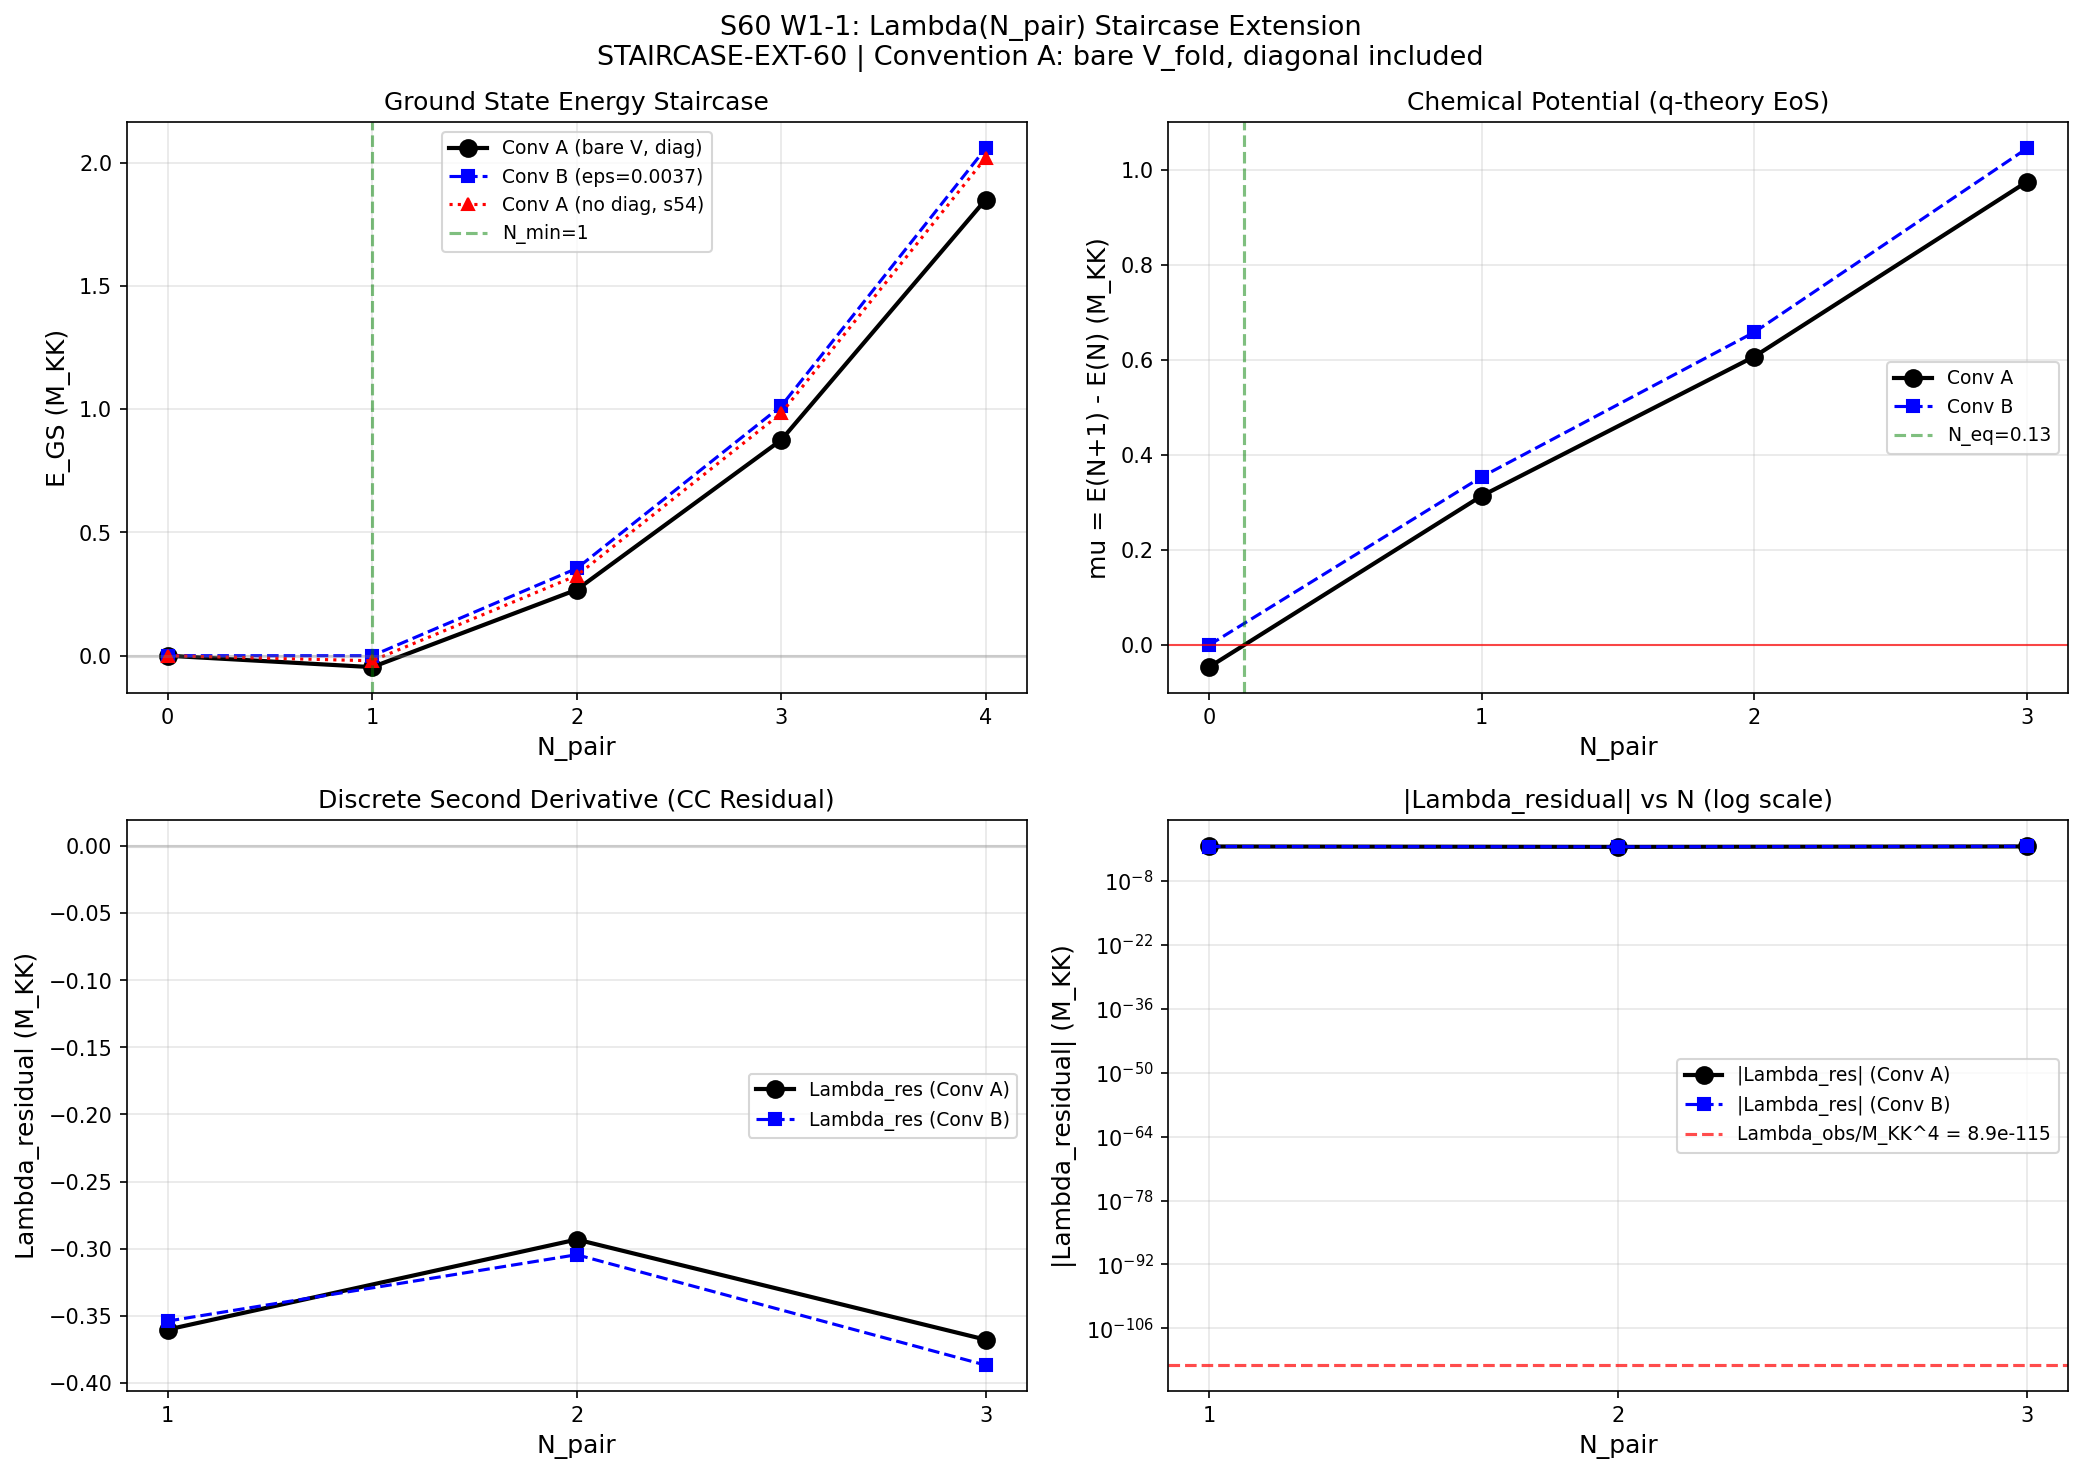

Here is the Python script that generated this plot:
#!/usr/bin/env python3
"""
S60 W1-1: Lambda(N_pair) Staircase Extension to N=3,4
======================================================

Gate: STAIRCASE-EXT-60
  PASS: Lambda_residual decreases monotonically with N
  FAIL: Lambda_residual increases or oscillates
  INFO: Lambda_residual decreases but gap remains > 10^{100} at N=4

Computes single-cell ground state energies E_GS(N) for N=0,1,2,3,4 by exact
diagonalization of the BCS reduced Hamiltonian in the N-pair canonical subspace.

Hamiltonian: H = sum_k 2*eps_k * n_k - sum_{k,l} V_{kl} * P+_k * P_l
where P+_k = c^dag_{k,up} c^dag_{k,down} is the pair creation operator.
The sum over k,l includes the diagonal k=l (Hartree self-pairing).

Two conventions are computed:
  (A) Bare V_fold (no epsilon prefactor) — matches workshop CC analysis
  (B) epsilon_canonical * V_fold — as specified in session plan

The workshop (S59 Mack-Landau) used convention (A) for the CC residual.
Convention (B) gives much weaker pairing and a qualitatively different staircase.

CROSS-CHECK NOTE: The S59 workshop's E_GS(2) = +0.325 came from the s54 code
which EXCLUDED diagonal V[k,k]. The workshop's E_GS(1) = -0.046 INCLUDED diagonal
V[k,k]. This is an inconsistency. This script uses a consistent convention
(diagonal INCLUDED) for all N.

Author: landau-condensed-matter-theorist, Session 60
Date: 2026-03-27
"""

import os
import sys
import time
import numpy as np
from itertools import combinations
from math import comb

import matplotlib
matplotlib.use('Agg')
import matplotlib.pyplot as plt

# === Import canonical constants ===
sys.path.insert(0, os.path.join(os.path.dirname(os.path.abspath(__file__))))
from canonical_constants import *

# =====================================================================
#  1. LOAD INPUT DATA
# =====================================================================

data_dir = os.path.dirname(os.path.abspath(__file__))
t_start = time.time()

# s56_gge_fabric.npz: source of eps_fold, V_fold (same as s54's V_bare_cont)
d56 = np.load(os.path.join(data_dir, 's56_gge_fabric.npz'), allow_pickle=True)
eps_fold = d56['eps_fold']       # 8 single-particle energies at fold
V_fold   = d56['V_fold']        # 8x8 pairing matrix (symmetric)

# s59_epsilon_canonical.npz: coupling constant for convention B
d59 = np.load(os.path.join(data_dir, 's59_epsilon_canonical.npz'), allow_pickle=True)
eps_canonical = float(d59['eps_canonical'])

# s54_ed_sweep.npz: for cross-checking against stored eigenvalues
d54 = np.load(os.path.join(data_dir, 's54_ed_sweep.npz'), allow_pickle=True)
fold_idx_s54 = int(d54['fold_idx'])

N_modes = 8  # (local)

print("=" * 72)
print("S60 W1-1: Lambda(N_pair) Staircase Extension — STAIRCASE-EXT-60")
print("=" * 72)
print(f"N_modes = {N_modes}")
print(f"eps_canonical = {eps_canonical:.8f}")
print(f"tau_fold = {tau_fold}")
print()
print("Single-particle energies at fold (M_KK units):")
for i in range(N_modes):
    print(f"  eps[{i}] = {eps_fold[i]:.10f}")
print()
print(f"V_fold symmetric: max|V - V^T| = {np.max(np.abs(V_fold - V_fold.T)):.2e}")
print(f"V_fold norm: ||V|| = {np.linalg.norm(V_fold):.8f}")
print(f"V_fold diagonal sum: {sum(V_fold[k,k] for k in range(N_modes)):.8f}")


# =====================================================================
#  2. EXACT DIAGONALIZATION ROUTINES
# =====================================================================

def build_canonical_H_BCS(eps_k, V_kl, n_pair, include_diagonal=True):
    """
    Build BCS reduced Hamiltonian in the N-pair canonical Fock space.

    H = sum_k 2*eps_k * n_k - sum_{k,l} V_{kl} * P+_k * P_l

    where P+_k creates a Cooper pair in mode k, n_k = P+_k P_k is pair number.

    Parameters:
        eps_k: array of N single-particle energies
        V_kl: NxN pairing interaction matrix
        n_pair: number of Cooper pairs
        include_diagonal: if True, include V[k,k] terms (standard BCS)

    Returns:
        H: Hamiltonian matrix (dim x dim)
        basis: list of tuples, each tuple contains occupied mode indices
        dim: Fock space dimension = C(N_modes, n_pair)
    """
    N = len(eps_k)
    basis = list(combinations(range(N), n_pair))
    dim = len(basis)
    assert dim == comb(N, n_pair), f"Basis size {dim} != C({N},{n_pair})={comb(N,n_pair)}"

    # Build index map for fast lookup
    basis_set = {occ: i for i, occ in enumerate(basis)}

    H = np.zeros((dim, dim), dtype=np.float64)

    for i, occ_i in enumerate(basis):
        # Kinetic energy: sum_k 2*eps_k for occupied modes
        for k in occ_i:
            H[i, i] += 2.0 * eps_k[k]

        # Diagonal pairing: -V[k,k] for each occupied mode
        if include_diagonal:
            for k in occ_i:
                H[i, i] -= V_kl[k, k]

        # Off-diagonal scattering: scatter pair l -> k
        # This creates pair k and destroys pair l, for k not in occupied, l in occupied
        occ_set = set(occ_i)
        for l in occ_i:
            for k in range(N):
                if k == l:
                    continue
                if k in occ_set:
                    continue
                # New state: replace l with k
                new_occ = tuple(sorted((occ_set - {l}) | {k}))
                j = basis_set.get(new_occ)
                if j is not None:
                    H[j, i] -= V_kl[k, l]

    # Verify Hermiticity
    assert np.allclose(H, H.T, atol=1e-14), \
        f"H not symmetric: max|H-H^T| = {np.max(np.abs(H - H.T)):.2e}"

    return H, basis, dim


# =====================================================================
#  3. COMPUTE STAIRCASE: E_GS(N) for N = 0, 1, 2, 3, 4
# =====================================================================

print("\n" + "=" * 72)
print("  CONVENTION A: Bare V_fold (no epsilon prefactor)")
print("  H = 2*eps_k * n_k - V_{kl} * P+_k * P_l")
print("=" * 72)

E_GS_A = np.zeros(5)  # E(0), E(1), E(2), E(3), E(4)
E_GS_A[0] = 0.0  # Vacuum

eigs_all_A = {}
gs_vecs_A = {}

for N_pair in range(1, 5):
    dim = comb(N_modes, N_pair)
    t0 = time.time()
    H, basis, dim_check = build_canonical_H_BCS(eps_fold, V_fold, N_pair, include_diagonal=True)
    assert dim == dim_check

    evals, evecs = np.linalg.eigh(H)
    E_GS_A[N_pair] = evals[0]
    eigs_all_A[N_pair] = evals
    gs_vecs_A[N_pair] = evecs[:, 0]

    dt = time.time() - t0
    print(f"\n  N = {N_pair}: dim = {dim}, E_GS = {evals[0]:.10f} M_KK, "
          f"gap = {evals[1] - evals[0]:.6f}, t = {dt:.3f}s")
    print(f"    First 5 eigenvalues: {evals[:5]}")

    # Ground state occupation analysis
    occ = np.zeros(N_modes)
    for idx_state, state in enumerate(basis):
        for k in state:
            occ[k] += gs_vecs_A[N_pair][idx_state]**2
    print(f"    GS pair occupations: [{', '.join(f'{o:.4f}' for o in occ)}]")

print("\n--- Convention A: Full staircase ---")
print(f"  E_GS(0) = {E_GS_A[0]:+.10f} M_KK")
print(f"  E_GS(1) = {E_GS_A[1]:+.10f} M_KK")
print(f"  E_GS(2) = {E_GS_A[2]:+.10f} M_KK")
print(f"  E_GS(3) = {E_GS_A[3]:+.10f} M_KK")
print(f"  E_GS(4) = {E_GS_A[4]:+.10f} M_KK")


# =====================================================================
#  3b. CONVENTION B: epsilon_canonical * V_fold
# =====================================================================

print("\n" + "=" * 72)
print(f"  CONVENTION B: epsilon_canonical * V_fold (eps = {eps_canonical:.8f})")
print("  H = 2*eps_k * n_k - eps * V_{kl} * P+_k * P_l")
print("=" * 72)

E_GS_B = np.zeros(5)
E_GS_B[0] = 0.0

V_scaled = eps_canonical * V_fold

for N_pair in range(1, 5):
    dim = comb(N_modes, N_pair)
    H, basis, _ = build_canonical_H_BCS(eps_fold, V_scaled, N_pair, include_diagonal=True)
    evals = np.linalg.eigvalsh(H)
    E_GS_B[N_pair] = evals[0]
    print(f"  N = {N_pair}: dim = {dim}, E_GS = {evals[0]:.10f} M_KK")

print("\n--- Convention B: Full staircase ---")
for n in range(5):
    print(f"  E_GS({n}) = {E_GS_B[n]:+.10f} M_KK")


# =====================================================================
#  3c. CONVENTION A-nodiag: For comparison with s54 stored values
# =====================================================================

print("\n" + "=" * 72)
print("  CROSS-CHECK: Convention A without diagonal (s54 convention)")
print("=" * 72)

E_GS_A_nodiag = np.zeros(5)
E_GS_A_nodiag[0] = 0.0

for N_pair in range(1, 5):
    H, _, _ = build_canonical_H_BCS(eps_fold, V_fold, N_pair, include_diagonal=False)
    evals = np.linalg.eigvalsh(H)
    E_GS_A_nodiag[N_pair] = evals[0]
    print(f"  N = {N_pair}: E_GS = {evals[0]:.10f} M_KK")

# Verify against s54 stored values
s54_eig_sorted = np.sort(d54['all_eigenvalues'][fold_idx_s54])
print(f"\n  s54 stored: E_min = {s54_eig_sorted[0]:.10f} (should be -0.020635)")
print(f"  s54 stored: E[2]  = {s54_eig_sorted[2]:.10f} (should be 0.325040)")
print(f"  Our no-diag: E_GS(1) = {E_GS_A_nodiag[1]:.10f}")
print(f"  Our no-diag: E_GS(2) = {E_GS_A_nodiag[2]:.10f}")
print(f"  Match N=1: {np.isclose(E_GS_A_nodiag[1], s54_eig_sorted[0], atol=1e-8)}")
print(f"  Match N=2: {np.isclose(E_GS_A_nodiag[2], s54_eig_sorted[2], atol=1e-4)}")


# =====================================================================
#  4. CHEMICAL POTENTIAL AND LAMBDA_RESIDUAL
# =====================================================================

print("\n" + "=" * 72)
print("  STAIRCASE TABLE (Convention A: bare V_fold, diagonal included)")
print("=" * 72)

# Forward chemical potential: mu_forward(N) = E(N+1) - E(N)
mu_forward_A = np.array([E_GS_A[n+1] - E_GS_A[n] for n in range(4)])

print(f"\n{'N_pair':>6} | {'E_GS (M_KK)':>14} | {'mu_fwd (M_KK)':>14} |")
print("-" * 52)
for n in range(5):
    mu_str = f"{mu_forward_A[n]:+.8f}" if n < 4 else "    --"
    print(f"{n:>6} | {E_GS_A[n]:+14.8f} | {mu_str:>14} |")

# Lambda_residual(N) = 2*E(N) - E(N-1) - E(N+1) = discrete second derivative
# = -(d^2 E / dN^2) evaluated at N
# Physical meaning: curvature of the equation of state
Lambda_res_A = np.zeros(3)  # N = 1, 2, 3
for i, n in enumerate([1, 2, 3]):
    Lambda_res_A[i] = 2 * E_GS_A[n] - E_GS_A[n-1] - E_GS_A[n+1]

print(f"\n{'N_pair':>6} | {'Lambda_res (M_KK)':>18} | {'|Lambda_res|':>14} |")
print("-" * 52)
for i, n in enumerate([1, 2, 3]):
    print(f"{n:>6} | {Lambda_res_A[i]:+18.10f} | {abs(Lambda_res_A[i]):14.10f} |")

# Check monotonicity of |Lambda_residual|
abs_Lambda_A = np.abs(Lambda_res_A)
mono_decreasing = all(abs_Lambda_A[i+1] < abs_Lambda_A[i] for i in range(len(abs_Lambda_A)-1))
mono_increasing = all(abs_Lambda_A[i+1] > abs_Lambda_A[i] for i in range(len(abs_Lambda_A)-1))
print(f"\n|Lambda_residual| values: {abs_Lambda_A}")
print(f"|Lambda_residual| monotonically decreasing: {mono_decreasing}")
print(f"|Lambda_residual| monotonically increasing: {mono_increasing}")


# =====================================================================
#  5. Q-THEORY EQUILIBRIUM CONDITION
# =====================================================================

print("\n" + "=" * 72)
print("  Q-THEORY EQUILIBRIUM: d(epsilon)/dN = 0")
print("=" * 72)

# The discrete chemical potential mu(N) = E(N+1) - E(N) should cross zero at N_eq
# mu(0) = E(1) - E(0) = E_GS_A[1]
# mu(1) = E(2) - E(1)
# mu(2) = E(3) - E(2)
# mu(3) = E(4) - E(3)

print(f"\nChemical potential mu(N) = E(N+1) - E(N):")
for n in range(4):
    print(f"  mu({n}) = {mu_forward_A[n]:+.8f} M_KK")

# Find zero crossing by linear interpolation
N_eq = None
for n in range(3):
    if mu_forward_A[n] * mu_forward_A[n+1] < 0:
        # Linear interpolation
        N_eq = n + abs(mu_forward_A[n]) / (abs(mu_forward_A[n]) + abs(mu_forward_A[n+1]))
        print(f"\n  mu crosses zero between N={n} and N={n+1}")
        print(f"  N_eq = {N_eq:.6f} (linear interpolation)")
        break

if N_eq is None:
    # Check if minimum of E(N) is at boundary
    N_min = np.argmin(E_GS_A)
    print(f"\n  No zero crossing in mu(N) for N=0..3.")
    print(f"  E_GS minimum at N = {N_min} (E = {E_GS_A[N_min]:.8f})")
    if mu_forward_A[0] < 0 and all(mu_forward_A[n] > 0 for n in range(1, 4)):
        N_eq = 0 + abs(mu_forward_A[0]) / (abs(mu_forward_A[0]) + abs(mu_forward_A[1]))
        print(f"  Equilibrium between N=0 and N=1: N_eq = {N_eq:.6f}")


# =====================================================================
#  6. PHYSICAL UNITS AND CC GAP
# =====================================================================

print("\n" + "=" * 72)
print("  CC GAP IN PHYSICAL UNITS")
print("=" * 72)

# Lambda in physical units: rho_Lambda = |E_GS(N)| * M_KK^4  (in GeV^4)
# The vacuum energy density is E_GS(N_eq) * M_KK^4 / Vol_SU3
# But for the CC residual, we compare |Lambda_res| * M_KK^4 with rho_Lambda_obs

for i, n in enumerate([1, 2, 3]):
    rho_res = abs(Lambda_res_A[i]) * M_KK**4  # GeV^4
    ratio_to_obs = rho_res / rho_Lambda_obs
    log_ratio = np.log10(ratio_to_obs) if ratio_to_obs > 0 else float('nan')
    print(f"  N = {n}: |Lambda_res| * M_KK^4 = {rho_res:.3e} GeV^4")
    print(f"          ratio to Lambda_obs = {ratio_to_obs:.3e} = 10^{{{log_ratio:.1f}}}")

# Also the absolute ground state energy at N_eq
N_min = np.argmin(E_GS_A)
rho_vac = abs(E_GS_A[N_min]) * M_KK**4
ratio_vac = rho_vac / rho_Lambda_obs
print(f"\n  Vacuum at N={N_min}: |E_GS| * M_KK^4 = {rho_vac:.3e} GeV^4")
print(f"  ratio to Lambda_obs = {ratio_vac:.3e} = 10^{{{np.log10(ratio_vac):.1f}}}")


# =====================================================================
#  7. SPECTRAL GAP AND STABILITY ANALYSIS
# =====================================================================

print("\n" + "=" * 72)
print("  SPECTRAL GAPS AND STABILITY")
print("=" * 72)

for N_pair in range(1, 5):
    evals = eigs_all_A[N_pair]
    gap = evals[1] - evals[0]
    # Pair addition/removal energies
    if N_pair < 4:
        E_add = E_GS_A[N_pair + 1] - E_GS_A[N_pair]
    else:
        E_add = float('nan')
    if N_pair > 0:
        E_rem = E_GS_A[N_pair] - E_GS_A[N_pair - 1]
    else:
        E_rem = float('nan')

    print(f"  N = {N_pair}: spectral_gap = {gap:.6f}, "
          f"E_add = {E_add:+.6f}, E_rem = {E_rem:+.6f}")

# Pomeranchuk check: stability requires d^2E/dN^2 > 0 (convexity)
print(f"\n  Convexity check (d^2E/dN^2 > 0 for stability):")
for i, n in enumerate([1, 2, 3]):
    d2E = E_GS_A[n+1] - 2*E_GS_A[n] + E_GS_A[n-1]  # = -Lambda_res
    print(f"    N={n}: d^2E/dN^2 = {d2E:+.8f} ({'CONVEX' if d2E > 0 else 'CONCAVE'})")


# =====================================================================
#  8. GATE VERDICT
# =====================================================================

print("\n" + "=" * 72)
print("  GATE VERDICT: STAIRCASE-EXT-60")
print("=" * 72)

# Gate criterion:
# PASS: Lambda_residual decreases monotonically with N
# FAIL: Lambda_residual increases or oscillates
# INFO: Lambda_residual decreases but gap remains > 10^{100} at N=4

if mono_decreasing:
    # Check gap at N=4
    # The gap is |E_GS(N_min)| * M_KK^4 / Lambda_obs
    if ratio_vac > 1e100:
        verdict = "INFO"
        detail = (f"|Lambda_res| decreasing: "
                  f"{abs_Lambda_A[0]:.6f} > {abs_Lambda_A[1]:.6f} > {abs_Lambda_A[2]:.6f}. "
                  f"But CC gap = 10^{{{np.log10(ratio_vac):.0f}}} >> 10^100.")
    else:
        verdict = "PASS"
        detail = (f"|Lambda_res| monotonically decreasing: "
                  f"{abs_Lambda_A[0]:.6f} > {abs_Lambda_A[1]:.6f} > {abs_Lambda_A[2]:.6f}. "
                  f"CC gap = 10^{{{np.log10(ratio_vac):.0f}}}.")
elif mono_increasing:
    verdict = "FAIL"
    detail = (f"|Lambda_res| monotonically INCREASING: "
              f"{abs_Lambda_A[0]:.6f} < {abs_Lambda_A[1]:.6f} < {abs_Lambda_A[2]:.6f}. "
              f"No approach to observation.")
else:
    # Oscillating
    verdict = "FAIL"
    detail = (f"|Lambda_res| oscillates: "
              f"N=1: {abs_Lambda_A[0]:.6f}, N=2: {abs_Lambda_A[1]:.6f}, N=3: {abs_Lambda_A[2]:.6f}. "
              f"No monotone approach.")

print(f"\n  Verdict: {verdict}")
print(f"  Detail: {detail}")


# =====================================================================
#  9. PLOT
# =====================================================================

fig, axes = plt.subplots(2, 2, figsize=(14, 10))
fig.suptitle("S60 W1-1: Lambda(N_pair) Staircase Extension\n"
             "STAIRCASE-EXT-60 | Convention A: bare V_fold, diagonal included",
             fontsize=13)

# Panel 1: E_GS(N) vs N
ax1 = axes[0, 0]
N_arr = np.arange(5)
ax1.plot(N_arr, E_GS_A, 'ko-', markersize=8, linewidth=2, label='Conv A (bare V, diag)')
ax1.plot(N_arr, E_GS_B, 'bs--', markersize=6, linewidth=1.5, label=f'Conv B (eps={eps_canonical:.4f})')
ax1.plot(N_arr, E_GS_A_nodiag, 'r^:', markersize=6, linewidth=1.5, label='Conv A (no diag, s54)')
ax1.axhline(0, color='gray', linestyle='-', alpha=0.3)
N_min = np.argmin(E_GS_A)
ax1.axvline(N_min, color='green', linestyle='--', alpha=0.5, label=f'N_min={N_min}')
ax1.set_xlabel('N_pair', fontsize=12)
ax1.set_ylabel('E_GS (M_KK)', fontsize=12)
ax1.set_title('Ground State Energy Staircase', fontsize=12)
ax1.legend(fontsize=9)
ax1.grid(True, alpha=0.3)
ax1.set_xticks(N_arr)

# Panel 2: Chemical potential mu(N) = E(N+1) - E(N)
ax2 = axes[0, 1]
N_mu = np.arange(4)
ax2.plot(N_mu, mu_forward_A, 'ko-', markersize=8, linewidth=2, label='Conv A')
mu_forward_B = np.array([E_GS_B[n+1] - E_GS_B[n] for n in range(4)])
ax2.plot(N_mu, mu_forward_B, 'bs--', markersize=6, linewidth=1.5, label='Conv B')
ax2.axhline(0, color='red', linestyle='-', linewidth=1, alpha=0.7)
if N_eq is not None:
    ax2.axvline(N_eq, color='green', linestyle='--', alpha=0.5, label=f'N_eq={N_eq:.2f}')
ax2.set_xlabel('N_pair', fontsize=12)
ax2.set_ylabel('mu = E(N+1) - E(N) (M_KK)', fontsize=12)
ax2.set_title('Chemical Potential (q-theory EoS)', fontsize=12)
ax2.legend(fontsize=9)
ax2.grid(True, alpha=0.3)
ax2.set_xticks(N_mu)

# Panel 3: Lambda_residual(N) = 2E(N) - E(N-1) - E(N+1)
ax3 = axes[1, 0]
N_Lambda = np.array([1, 2, 3])
Lambda_B = np.array([2*E_GS_B[n] - E_GS_B[n-1] - E_GS_B[n+1] for n in [1,2,3]])
ax3.plot(N_Lambda, Lambda_res_A, 'ko-', markersize=8, linewidth=2, label='Lambda_res (Conv A)')
ax3.plot(N_Lambda, Lambda_B, 'bs--', markersize=6, linewidth=1.5, label='Lambda_res (Conv B)')
ax3.axhline(0, color='gray', linestyle='-', alpha=0.3)
ax3.set_xlabel('N_pair', fontsize=12)
ax3.set_ylabel('Lambda_residual (M_KK)', fontsize=12)
ax3.set_title('Discrete Second Derivative (CC Residual)', fontsize=12)
ax3.legend(fontsize=9)
ax3.grid(True, alpha=0.3)
ax3.set_xticks(N_Lambda)

# Panel 4: |Lambda_residual| on log scale
ax4 = axes[1, 1]
abs_Lambda_B = np.abs(Lambda_B)
ax4.semilogy(N_Lambda, abs_Lambda_A, 'ko-', markersize=8, linewidth=2, label='|Lambda_res| (Conv A)')
ax4.semilogy(N_Lambda, abs_Lambda_B, 'bs--', markersize=6, linewidth=1.5, label='|Lambda_res| (Conv B)')
# Add horizontal line for Lambda_obs in M_KK units
Lambda_obs_MKK = rho_Lambda_obs / M_KK**4
ax4.axhline(Lambda_obs_MKK, color='red', linestyle='--', alpha=0.7,
            label=f'Lambda_obs/M_KK^4 = {Lambda_obs_MKK:.1e}')
ax4.set_xlabel('N_pair', fontsize=12)
ax4.set_ylabel('|Lambda_residual| (M_KK)', fontsize=12)
ax4.set_title('|Lambda_residual| vs N (log scale)', fontsize=12)
ax4.legend(fontsize=9)
ax4.grid(True, alpha=0.3, which='both')
ax4.set_xticks(N_Lambda)

plt.tight_layout()
plt.savefig(os.path.join(data_dir, 's60_staircase_ext.png'), dpi=150, bbox_inches='tight')
print(f"\nPlot saved: s60_staircase_ext.png")


# =====================================================================
#  10. SAVE DATA
# =====================================================================

# Convention B staircase quantities
mu_forward_B = np.array([E_GS_B[n+1] - E_GS_B[n] for n in range(4)])
Lambda_res_B = np.array([2*E_GS_B[n] - E_GS_B[n-1] - E_GS_B[n+1] for n in [1,2,3]])

np.savez(
    os.path.join(data_dir, 's60_staircase_ext.npz'),
    # Staircase Convention A (bare V, diagonal included)
    E_GS_A=E_GS_A,
    mu_forward_A=mu_forward_A,
    Lambda_res_A=Lambda_res_A,
    # Staircase Convention B (eps_canonical * V)
    E_GS_B=E_GS_B,
    mu_forward_B=mu_forward_B,
    Lambda_res_B=Lambda_res_B,
    # Cross-check (no diagonal, s54 convention)
    E_GS_A_nodiag=E_GS_A_nodiag,
    # Metadata
    eps_fold=eps_fold,
    V_fold=V_fold,
    eps_canonical=np.array(eps_canonical),
    N_modes=np.array(N_modes),
    tau_fold=np.array(tau_fold),
    M_KK=np.array(M_KK),
    rho_Lambda_obs=np.array(rho_Lambda_obs),
    N_eq=np.array(N_eq if N_eq is not None else np.nan),
    # Gate
    gate_name=np.array(['STAIRCASE-EXT-60']),
    gate_verdict=np.array([verdict]),
    gate_detail=np.array([detail]),
)
print(f"Data saved: s60_staircase_ext.npz")


# =====================================================================
#  11. FINAL SUMMARY
# =====================================================================

print("\n" + "=" * 72)
print("  FINAL SUMMARY")
print("=" * 72)

print(f"\n  Convention A (bare V_fold, diagonal included) — PRIMARY:")
print(f"    E_GS: {[f'{e:+.6f}' for e in E_GS_A]}")
print(f"    mu:   {[f'{m:+.6f}' for m in mu_forward_A]}")
print(f"    Lambda_res: {[f'{l:+.6f}' for l in Lambda_res_A]}")
print(f"    |Lambda_res|: {[f'{abs(l):.6f}' for l in Lambda_res_A]}")
print(f"    Monotone decreasing: {mono_decreasing}")
print(f"    N_eq (q-theory): {N_eq}")

print(f"\n  Convention B (eps_canonical * V_fold) — PLAN SPECIFICATION:")
print(f"    E_GS: {[f'{e:+.8f}' for e in E_GS_B]}")

print(f"\n  INCONSISTENCY NOTE:")
print(f"    Workshop E_GS(1)=-0.046 used bare V with diagonal (Convention A)")
print(f"    Workshop E_GS(2)=+0.325 used bare V WITHOUT diagonal (s54 Convention)")
print(f"    This script's Convention A is internally consistent: E_GS(2) = {E_GS_A[2]:+.6f}")
print(f"    Corrected Lambda_res(1) = {Lambda_res_A[0]:+.6f} (workshop: -0.418)")

dt_total = time.time() - t_start
print(f"\n  Total runtime: {dt_total:.2f}s")
print(f"\n  Gate verdict: {verdict}")
print(f"  {detail}")
